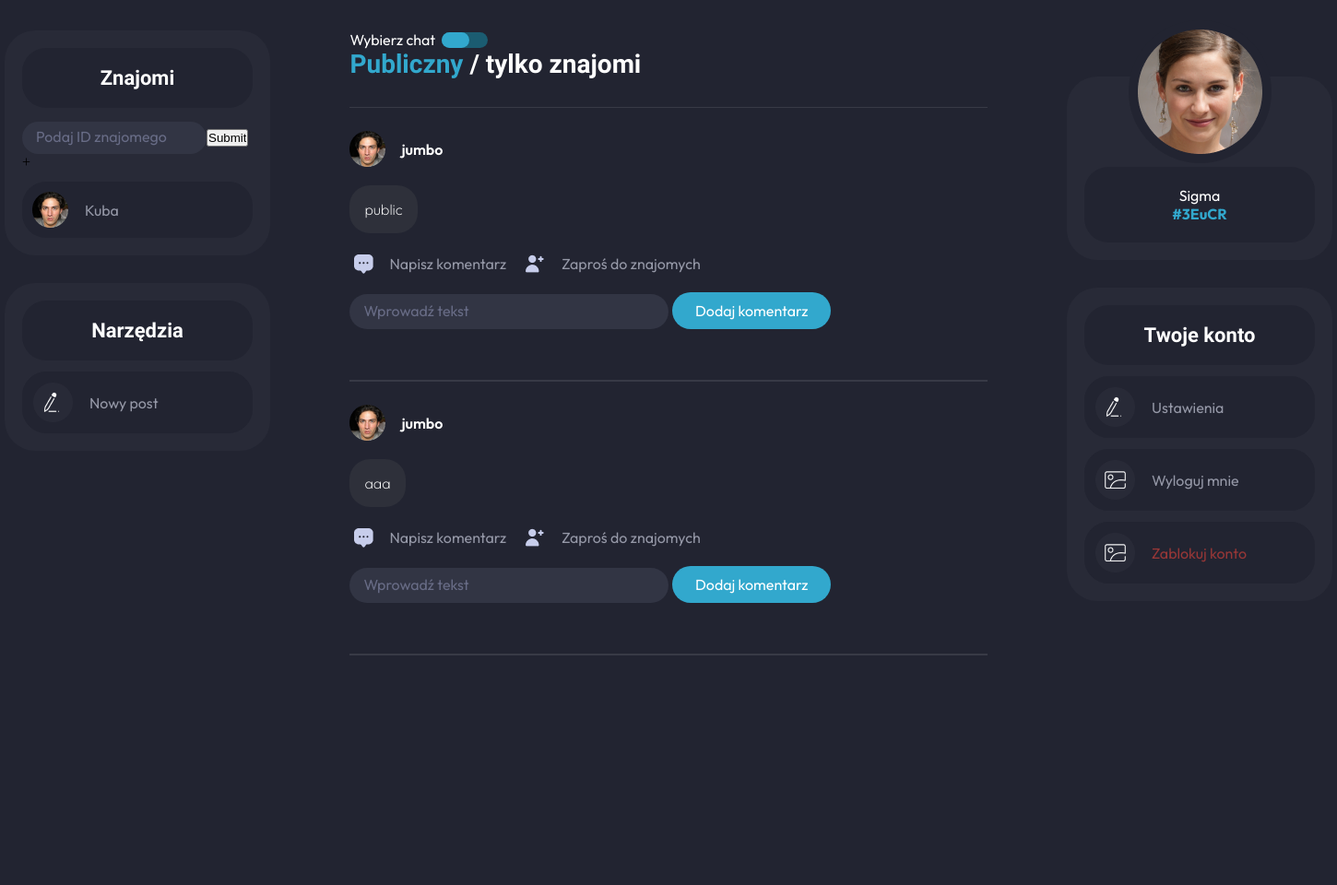
The page /index.php (signed in, upper part) on the database as committed earlier.
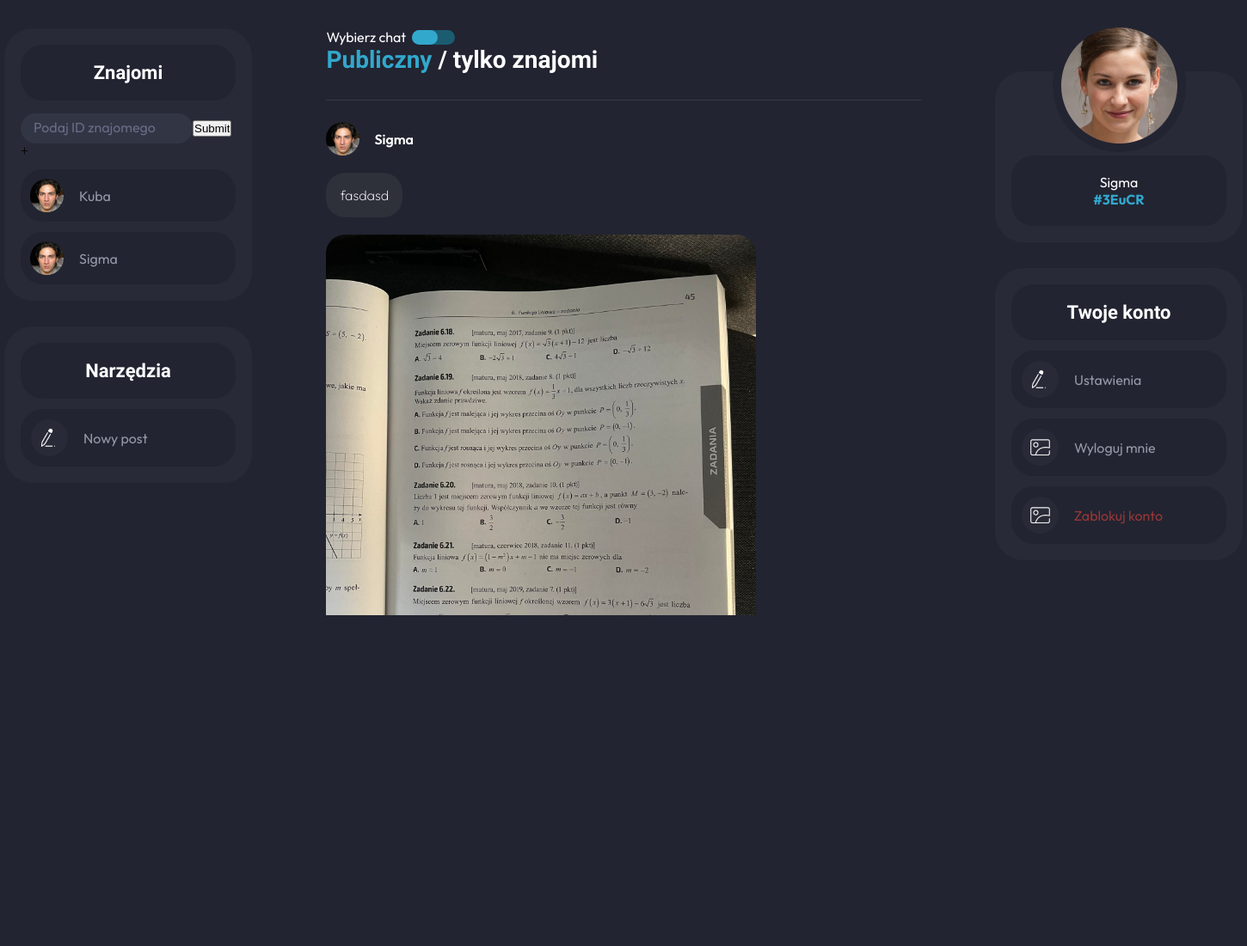
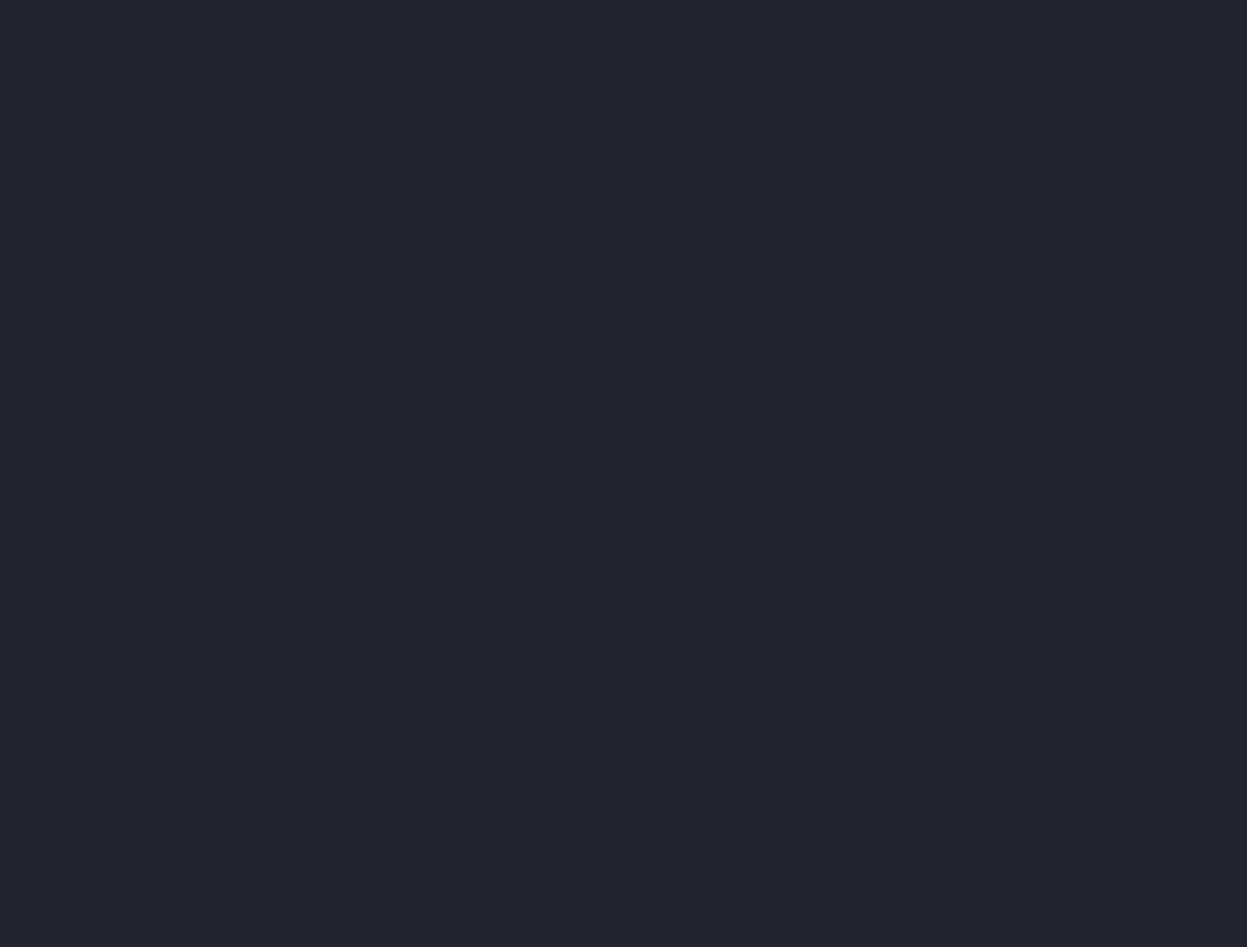
The same page on the database as committed later (2 pictures, top to bottom).
### tables this page shows
CREATE TABLE `users` (
  `id` int(11) NOT NULL,
  `login` varchar(32) NOT NULL,
  `mail` varchar(128) NOT NULL,
  `password` varchar(1024) NOT NULL,
  `friend_id` varchar(11) NOT NULL,
  `friends` varchar(128) NOT NULL
);

CREATE TABLE `posts` (
  `id` int(11) NOT NULL,
  `content` varchar(255) DEFAULT NULL,
  `comments` varchar(255) DEFAULT NULL,
  `author` varchar(255) DEFAULT NULL,
  `createdAt` varchar(255) NOT NULL,
  `attachments` blob DEFAULT NULL,
  `author_id` varchar(256) NOT NULL,
  `status` varchar(255) NOT NULL
);

### index.php (the view, shortened to what this page needs)
<!DOCTYPE html>
<html lang="en">
<head>
</head>
<body>
    <div class="main-container">
        <div class="container-left">
            <div class="friends-container">
                <div class="friend-header">
                    <h1>Znajomi</h1>
                </div>
                <div class="input-label">
                    <form method='POST' action='App/Create/AddFriend.php'>
                        <input class='input-friend-id' type=text placeholder="Podaj ID znajomego"
                            name='add_friend'><input type='submit' name='add_friend_submit'>+</input>
                    </form>
                </div>
                <div class="friends-search">
                    <?php
                    $servername = "localhost";
                    $database = "socialise";
                    $username = "root";
                    $password = "";
                    $conn = mysqli_connect($servername, $username, $password, $database);
                    $result = $conn->query('SELECT connected_to FROM friends WHERE user_id=' . $_SESSION["user_id"] . '');
                    while ($row = mysqli_fetch_array($result)) {
                        $sql_friend = 'SELECT * FROM users WHERE id=' . $row['connected_to'] . '';
                        $result_friend = $conn->query($sql_friend);
                        while ($row_friend = mysqli_fetch_assoc($result_friend)) {
                            echo '                    <div class="friend-label">
                            <img src="App\Images\profile-image.png">
                            <p>' . $row_friend['login'] . '</p>
                        </div>';
                        }
                    }
                    ?>
                </div>
            </div>
            <div class="tool-container">
                <div class="tool-header">
                    <h1>Narzędzia</h1>
                </div>
                <div class="tool-label" onClick='addPostPopup()'>
                    <img src="App\Images\new-post.png">
                    <p>Nowy post</p>
                </div>
            </div>
        </div>
        <div class="container-middle">
            <div class="main-middle-section">
                <div class="main-choose-wrapper">
                    <label class="choose-paragraph-label">
                        <p class="choose-paragraph">Wybierz chat
                        <div id="checkbox-choose-wrapper">
                            <div id="checkbox-choose-inside"></div>
                        </div>
                        </p>
                    </label>
                </div>
                <h1 class="type-of-chat-header"><span class="first-option">Publiczny</span> / <span
                        class="second-option"> tylko znajomi</span></h1>
                <div class="posts-container">
                    <?php
                    $sql = "SELECT * FROM posts where status='public' ORDER BY createdAt DESC";
                    $result = $conn->query($sql);
                    while ($row = $result->fetch_assoc()) {
                        echo '<div class="post-label">
                                            <div class="author-info-wrapper">
                                                <img src="App\Images\profile-image.png" class="author-image-profile">
                                                <p class="author-name">' . $row['author'] . '</p>
                                            </div>
                                            <div class="post-text-wrapper">
                                                <span class="post-text-content">' . $row['content'] . '</span>
                                            </div>
                                            ';
                        if ($row['attachments'] != null) {
                            echo ' <div class="post-text-wrapper post-image">
                                                <img src="./uploaded_images/' . $row["attachments"] . '">
                                            </div>';
                        }
                        echo '
                                            <div class="reactions-wrapper">
                                                <label>
                                                    <span class="reactions-comment"><img src="App\Images\chat-icon.png">Napisz
                                                        komentarz</span>
                                                        </label>
                                                        <label>
                                                        <span class="reactions-add-friend"><img src="App\Images\add-friend.png">Zaproś do
                                                        znajomych</span>
                                                        </label>
                                                        </div>
                                                        <form method="POST" action="App/Create/AddComment.php" id="form240">
                                                        <input type="text" name="comment_input_post_id" value="' . $row['id'] . '" style="display: none;">
                                                        <input type="text" name="comment_input" placeholder="Wprowadź tekst" class="input-post" style="margin: 20px 0px; width: 50%;">
                                                            <input type="submit"  class="add-post-button" style="margin: 0px;" value="Dodaj komentarz" name="comment_input_submit">
                                                        </form>
                                        ';
                        echo '</div>';
                    }
                    ?>
                </div>
            </div>
        </div>
        <div class="container-right">
            <div class="profile-container">
                <div class="your-image">
                    <img src="App\Images\your-image.png">
                </div>
                <div class="your-profile-label">
                    <p class="your-profile-image">
                        <?php
                        $result = $conn->query("SELECT * FROM users WHERE id=" . $_SESSION['user_id'] . "");
                        while ($row = $result->fetch_assoc()) {
                            echo '
                            <p class="your-profile-image">
                            ' . $row["login"] . '
                            </p>
                            <p class="your-friend-id">' . $row['friend_id'] . '</p>
                            ';
                        }
                        ?>
                </div>
            </div>
            <div class="account-container">
                <div class="account-header">
                    <h1>Twoje konto</h1>
                </div>
                <div class="account-label">
                    <img src="App\Images\settings.png">
                    <p>Ustawienia</p>
                </div>
                <div class="account-label" onclick="logoutPopup()">
                    <img src="App\Images\logout.png">
                    <p>Wyloguj mnie</p>
                </div>
                <div class="account-label block-label" onclick="blockAccount()">
                    <img src="App\Images\delete.png">
                    <p class="block-account">Zablokuj konto</p>
                </div>
            </div>
        </div>
    </div>
</body>
</html>

### index.php (style rules this page uses)
body { margin: 0; padding: 0; background-color: #222431; }
.main-container { padding-top: 33px; width: 1440px; height: 90dvh; margin: auto; display: grid; grid-template-columns: 20% 60% 20%; }
.container-left { align-items: center; display: flex; flex-direction: column; }
.container-right { align-items: center; display: flex; flex-direction: column; margin-top: 50px; }
* { margin: 0; padding: 0; box-sizing: border-box; }
.input-friend-id { border-radius: 46px; background: #323544; border: none; padding: 10px 15px 10px 15px; color: white; width: 80%; outline: none; }
.input-friend-id::placeholder, .input-post::placeholder { color: #686C86; font-family: Outfit; font-size: 16px; }
.friends-container, .tool-container, .profile-container, .account-container { background: #282A37; border-radius: 33px; width: 100%; padding: 19px; }
.profile-container { text-align: center; }
.account-container { margin-top: 30px; }
.profile-container img { margin-top: -80px; }
.your-profile-label { background-color: #222431; color: white; padding: 21px; border-radius: 26px; }
.your-profile-label p { font-family: Outfit; }
.your-friend-id { color: #32A8CD; font-weight: bold; }
h1 { font-family: Reem Kufi Fun; color: white; font-weight: 600; font-size: 22px; text-align: center; padding: 20px; }
.tool-header, .friend-header, .account-header { border-radius: 26px; background: #222431; }
.tool-container { margin-top: 30px; }
.input-label { margin-top: 15px; display: flex; justify-content: space-between; position: relative; }
.friend-label { color: #9598A7; font-size: 16px; border-radius: 26px; background: #222431; padding: 11px; margin-top: 12px; display: flex; align-items: center; font-family: Outfit; }
.tool-label, .account-label { color: #9598A7; font-size: 16px; border-radius: 26px; background: #222431; padding: 11px; margin-top: 12px; display: flex; align-items: center; font-family: Outfit; }
.friend-label p { margin-left: 18px; }
.tool-label p { margin-left: 18px; }
.your-profile-image { font-size: 16px; }
.account-label, .tool-label { border: 1px solid #222431; transition: border-color 0.4s ease; }
.account-label p { margin-left: 18px; }
.block-account { color: #963737 }
.type-of-chat-header { text-align: left !important; margin: 0 !important; padding: 0 !important; font-size: 28px; }
.choose-paragraph { font-family: Outfit; font-weight: 400; color: white; }
#checkbox-choose-wrapper { width: 50px; height: 17px; background: #1B5C71; border-radius: 43px; }
#checkbox-choose-inside { background: #32A8CD; border-radius: 43px; width: 60%; height: 100%; transition: .2s all ease-in-out; }
.first-option { color: #32A8CD; }
.main-choose-wrapper, .choose-paragraph-label { display: flex; align-items: center; }
#checkbox-choose-wrapper { margin-left: 7px; }
.author-info-wrapper { display: flex; align-items: center; }
.author-name { font-size: 16px; color: white; font-family: Outfit; font-weight: 600; margin-left: 17px; }
.post-text-wrapper { max-width: 70%; margin-top: 30px; }
.post-text-content { color: white; font-weight: 200; font-family: Outfit; }
.post-label { border-top: 1px solid rgba(255, 255, 255, 0.103); border-bottom: 1px solid rgba(255, 255, 255, 0.103); padding: 25px 0 35px 0; }
.main-middle-section { width: 80%; height: 100%; margin: auto; position: relative; }
.posts-container { margin-top: 30px; max-height: 600px; overflow-y: auto; }
.post-text-wrapper { padding: 16px; margin-top: 20px; background: #2E303A; border-radius: 22px; max-width: max-content; }
.post-image { background-color: transparent; padding: 0; object-fit: cover; object-position: center; width: 500px; height: auto; }
.post-image img { border-radius: 22px; width: 100%; height: 100%; }
.reactions-wrapper span { color: #9598A7; display: flex; align-items: center; font-family: Outfit; }
.input-post { color: #686C86; color: white; border-radius: 46px; background: #323544; outline: none; font-size: 16px; border: none; padding: 10px 15px 10px 15px; width: 75%; margin-left: 10px; }
.add-post-button { border-radius: 46px; background: #32A8CD; outline: none; color: white; font-family: Outfit; font-size: 16px; border: none; padding: 10px 25px 10px 25px; min-width: 20%; margin-left: 13px; }
.reactions-wrapper { display: flex; align-items: center; margin-left: 5px; }
.reactions-add-friend { margin-left: 17px; }
.reactions-add-friend img, .reactions-comment img { margin-right: 17px; }
.reactions-wrapper { margin-top: 20px; }

Rows that differ between the two databases and show on the page:
no longer on this page (row unchanged): posts: author "jumbo", content "public"
no longer on this page (row unchanged): posts: author "jumbo", content "aaa"
added friends: users (login "Sigma")
added posts: author "Sigma", content "fasdasd", attachments (picture)
